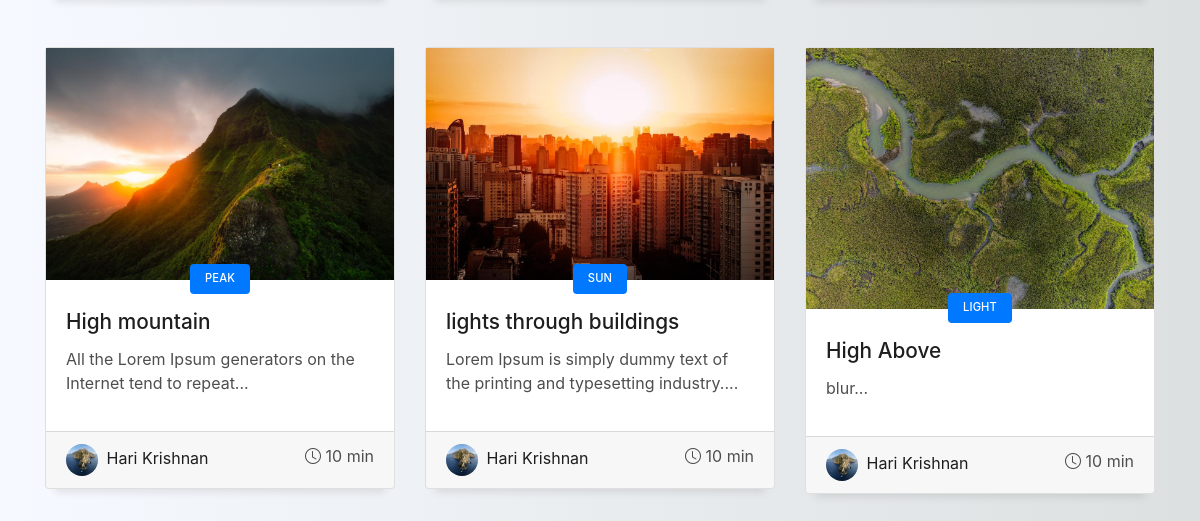
The app's page / (lower part), older data.
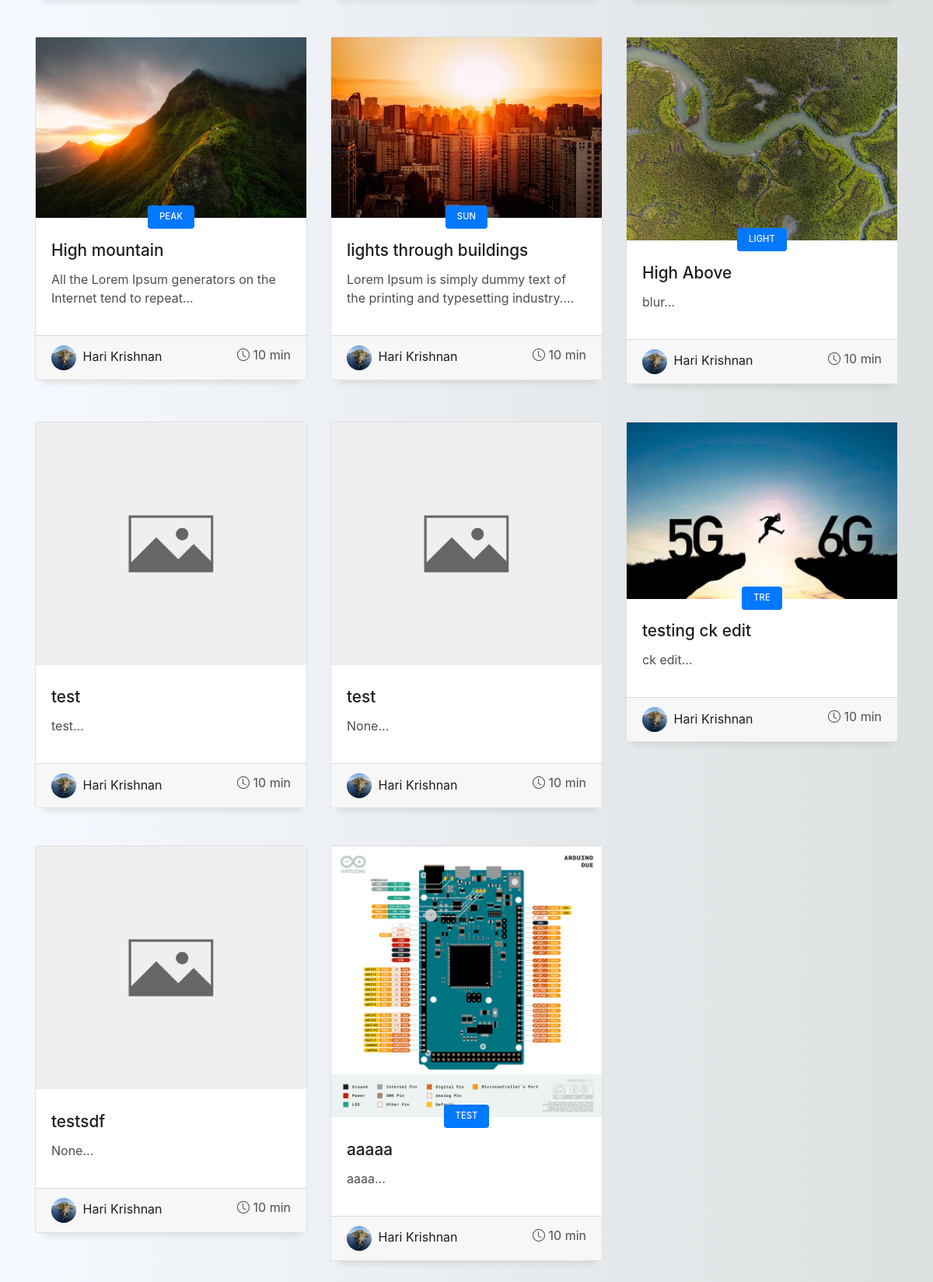
The same page, newer data.
### blogs/models.py (models this page shows, shortened)
class Article(models.Model):
    owner = models.ForeignKey(Profile, on_delete=models.SET_NULL, blank=True, null=True)
    heading = models.CharField(max_length=200)
    discription = models.CharField(max_length=300, null=True, blank=True)
    category = models.CharField(max_length=100, null=True, blank=True)
    featured_image = ResizedImageField(size=[1200,720], null=True, blank=True, default='images/blog_img/no-photo.jpg', upload_to='images/blog_img/')
    text_field =  RichTextUploadingField(null=True, blank=True)
    tags = models.ManyToManyField('Tag', blank=True)
    comment_total = models.IntegerField(default=0, null=True, blank=True)
    created = models.DateTimeField(auto_now_add=True)
    id = models.UUIDField(default=uuid.uuid4,
                          primary_key=True, editable=False, unique=True)

### users/models.py (models this page shows, shortened)
class Profile(models.Model):
    user = models.OneToOneField(User, on_delete=models.CASCADE, null=True, blank=True)
    name = models.CharField(max_length=200, null=True, blank=True)
    username = models.CharField(max_length=200, null=True, blank=True)
    email = models.EmailField(max_length=400, null=True, blank=True)
    profile_image = ResizedImageField(size=[250, 250], blank=True, null=True, default='images/profile_img/default.jpg', upload_to='images/profile_img/')
    short_intro = models.CharField(max_length=600, null=True, blank=True)
    website_link = models.URLField(max_length=800, null=True, blank=True)
    phone = models.IntegerField(null=True, blank=True)
    profession = models.CharField(max_length=20, null=True, blank=True)
    created = models.DateTimeField(auto_now_add=True)
    id = models.UUIDField(default=uuid.uuid4, primary_key=True, editable=False, unique=True)

### blogs/views.py (the view)
# urls.py: path('', views.articles, name='blogs'),
def articles(request):
    blogs = Article.objects.all()
    context = {'blogs': blogs}
    return render(request, 'blogs/main-blog.html', context)

### blogs/templates/blogs/main-blog.html (shortened to what this page needs)
{% extends 'main.html' %}
{% load static %}
{% block content %}
<section id="blog" class="blog-mf sect-pt4 route">
  <div class="container">
    <div class="row">
      {% for blog in blogs %}
      <div class="col-md-4">
        <div class="card card-blog">
          <div class="card-img">
            <a href="{% url 'article' blog.id %}"><img src="{{ blog.featured_image.url }}" alt="" class="img-fluid"></a>
          </div>
          <div class="card-body">
            <div class="card-category-box">
              {% if blog.category is not None %}
                <div class="card-category">
                  <h6 class="category"> {{ blog.category|slice:"15" }} </h6>
                </div>
              {% endif %}
            </div>
            <h3 class="card-title"><a href="{% url 'article' blog.id %}"> {{ blog.heading|slice:"55" }} </a></h3>
            <p class="card-description">
              {{ blog.discription|slice:"150" }}...
            </p>
          </div>
          <div class="card-footer">
            <div class="post-author">
              <a href="{% url 'profile' blog.owner.id %}">
                <img src="{{ blog.owner.profile_image.url }}" alt="" class="avatar rounded-circle">
                <span class="author"> {{ blog.owner.name|slice:"20" }} </span>
              </a>
            </div>
            <div class="post-date">
              <span class="bi bi-clock"></span> 10 min
            </div>
          </div>
        </div>
      </div>
      {% endfor %}
      {% endblock %}

Row changes from the older to the newer data that the page shows:
added Article: featured_image (placeholder picture), heading "test", discription "test", owner.profile_image (picture), owner.name "Hari Krishnan"
added Article: featured_image (placeholder picture), heading "test", discription "None", owner.profile_image (picture), owner.name "Hari Krishnan"
added Article: featured_image (picture), category "TRE", heading "testing ck edit", discription "ck edit", owner.profile_image (picture), owner.name "Hari Krishnan"
added Article: featured_image (placeholder picture), heading "testsdf", discription "None", owner.profile_image (picture), owner.name "Hari Krishnan"
added Article: featured_image (picture), category "TEST", heading "aaaaa", discription "aaaa", owner.profile_image (picture), owner.name "Hari Krishnan"
